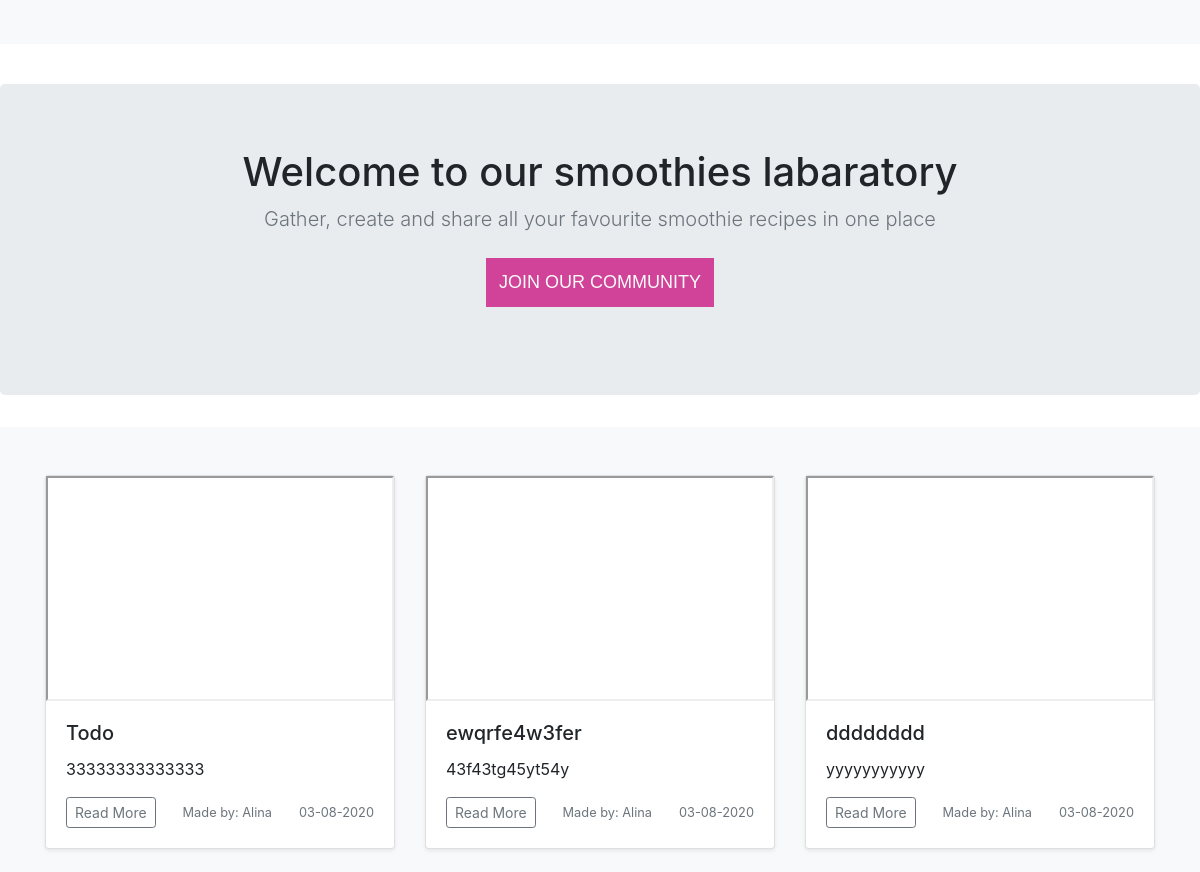
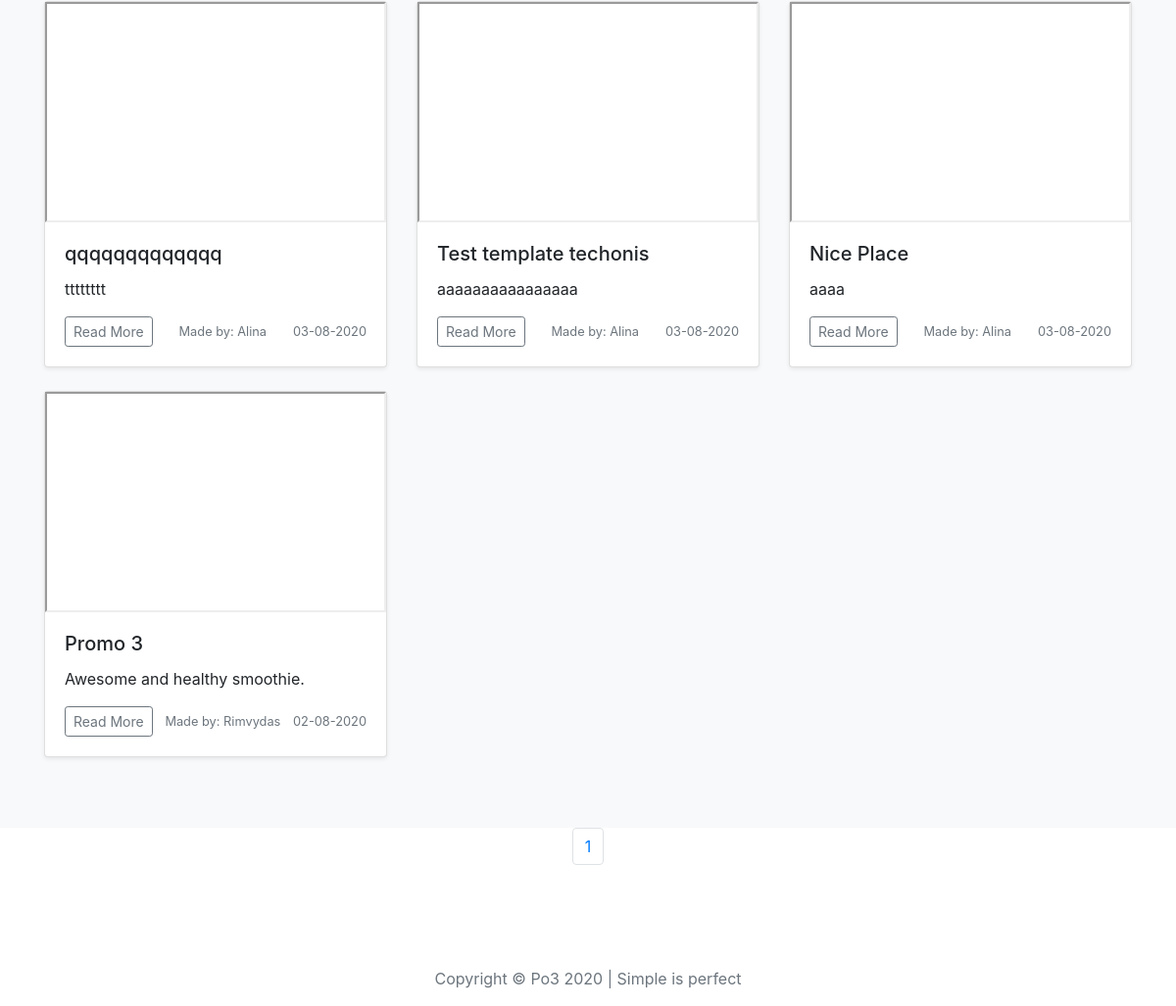
Page /all_recipes.html on the earlier database version (2 pictures, top to bottom).
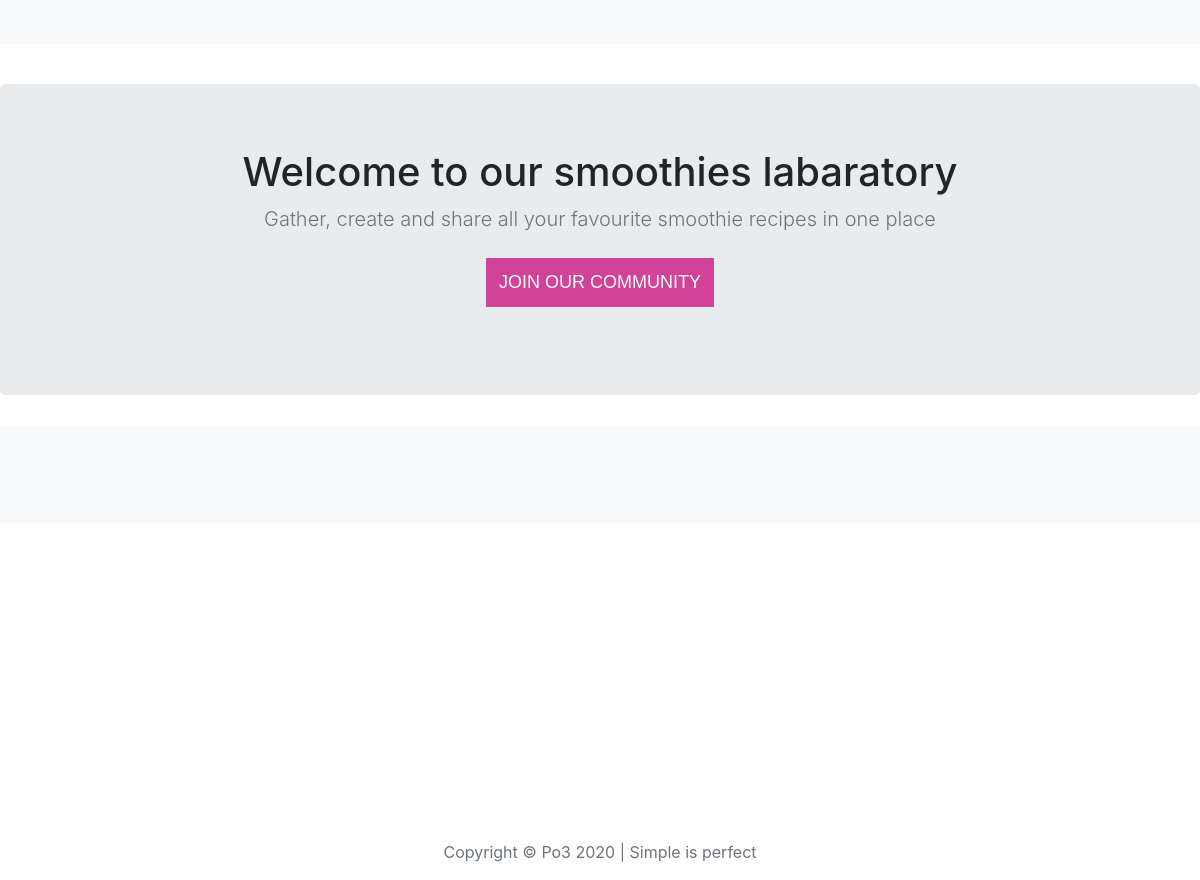
Same page on the later database version.
### po3/models.py (models this page shows, shortened)
class Recipe(db.Model):
    users = db.relationship(User)
    id = db.Column(db.Integer,primary_key=True)
    user_id = db.Column(db.Integer,db.ForeignKey('users.id'))
    date = db.Column(db.DateTime,nullable=False,default=datetime.today)
    title = db.Column(db.String(140),nullable=False)
    description = db.Column(db.Text,nullable=False)
    ingriedient1 = db.Column(db.String(16),nullable=False)
    ingriedient2 = db.Column(db.String(16),nullable=False)
    ingriedient3 = db.Column(db.String(16),nullable=False)
    smoothie_video = db.Column(db.String(128),nullable=False)

class User(db.Model,UserMixin):
    __tablename__ = 'users'
    id = db.Column(db.Integer,primary_key=True)
    email = db.Column(db.String(128),unique=True,index=True,nullable=False)
    username = db.Column(db.String(32),nullable=False,unique=True)
    password_hash = db.Column(db.String(128))
    first_name = db.Column(db.String(64),nullable=False)
    last_name = db.Column(db.String(64),nullable=False)
    profile_image = db.Column(db.String(128),default='default.svg')
    short_story = db.Column(db.Text(),default="This is my short story")
    recipes = db.relationship('Recipe',backref='chef',lazy=True)

### po3/core/views.py (the view)
@core.route('/all_recipes.html')
def all_recipes():
    page = request.args.get('page',1,type=int)
    recipe_cards = Recipe.query.order_by(Recipe.date.desc()).paginate(page=page,per_page=9)
    return render_template('all_recipes.html',recipe_cards=recipe_cards)

### po3/templates/all_recipes.html
{% extends 'base.html' %}
{% block content %}
<section class="jumbotron justify-content-center text-center">
    <div class="container">
      <h1>Welcome to our smoothies labaratory</h1>
      <p class="lead text-muted">Gather, create and share all your favourite smoothie recipes in one place</p>
      <p>
        <a href="{{url_for('users.register')}}" class="btn join-btn my-2">JOIN OUR COMMUNITY</a>
      </p>
    </div>
  </section>
  <div class="album py-5 bg-light">
    <div class="container">
      <div class="row">
        {% for recipe in recipe_cards.items %}
        <div class="col-md-4">
          <div class="card mb-4 shadow-sm">
            <iframe width="100%" height="225" src="{{recipe.smoothie_video}}"></iframe>
            <div class="card-body">
              <h5 class="card-title">{{recipe.title}}</h5>
              <p class="card-text">{{recipe.description|truncate(50)}}</p>
              <div class="d-flex justify-content-between align-items-center">
                <div class="btn-group">
                  <button type="button" class="btn btn-sm btn-outline-secondary"><a href="{{url_for('recipe_cards.recipe_card',recipe_card_id=recipe.id)}}">Read More</a></button>
                </div>
                <small class="text-muted">Made by: <a href="{{url_for('users.user_recipes',username=recipe.chef.username)}}">{{recipe.chef.first_name}}</a></small>
                <small class="text-muted">{{recipe.date.strftime('%d-%m-%Y')}}</small>
              </div>
            </div>
          </div>
        </div>
        {% endfor %}
      </div>
    </div>
  </div>
  <section>
      <nav aria-label="Page navigation example" class="d-xl-flex justify-content-center pb-5">
        <ul class="pagination">
        {% for page_number in recipe_cards.iter_pages(left_edge=1, right_edge=1, left_current=1, right_current=2) %}
          {% if recipe_cards.page == page_number %}
          <li class="page-item">
            <a class="page-link" href="{{url_for('core.all_recipes', page=page_number)}}">{{page_number}}</a>
          </li>
          {% else %}
          <li class="page-item">
            <a class="page-link" href="{{url_for('core.all_recipes', page=page_number)}}">{{page_number}}</a>
          </li>
          {% endif %}
        {% endfor %}
        </ul>
      </nav>
  </section>
{% endblock %}

Differences in the rows shown:
removed Recipe: title "Todo", description "33333333333333", chef.first_name "Alina", date "03-08-2020"
removed Recipe: title "ewqrfe4w3fer", description "43f43tg45yt54y", chef.first_name "Alina", date "03-08-2020"
removed Recipe: title "dddddddd", description "yyyyyyyyyyy", chef.first_name "Alina", date "03-08-2020"
removed Recipe: title "qqqqqqqqqqqqq", description "tttttttt", chef.first_name "Alina", date "03-08-2020"
removed Recipe: title "Test template techonis", description "aaaaaaaaaaaaaaaa", chef.first_name "Alina", date "03-08-2020"
removed Recipe: title "Nice Place", description "aaaa", chef.first_name "Alina", date "03-08-2020"
removed Recipe: title "Promo 3", description "Awesome and healthy smoothie.", chef.first_name "Rimvydas", date "02-08-2020"
Other differences:
list line gone: "1"
